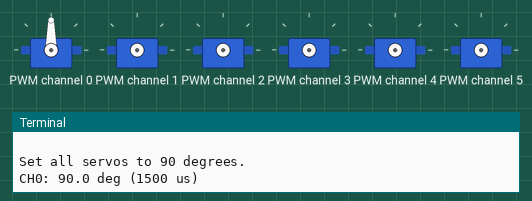
This program was run on a simulated Raspberry Pi (BCM pin numbers). Parts: 6 × servo, the last lines printed to the terminal. Servo angles are drawn from the pulse width (0.5 ms = 0°, 2.5 ms = 180°). At 21.8 s the program stops and its outputs stay as they are.

Above: at 0.15 s.
At 4.9 s:
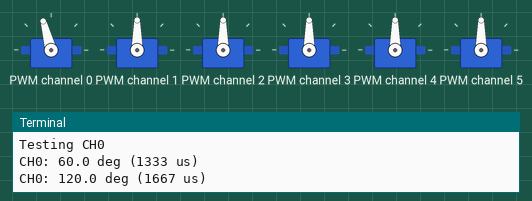
At 6.9 s:
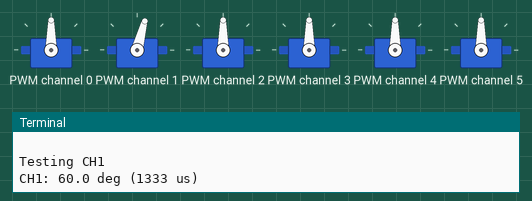
At 9.9 s:
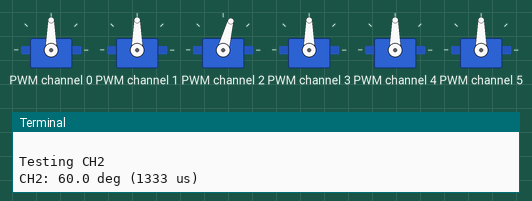
At 13.9 s:
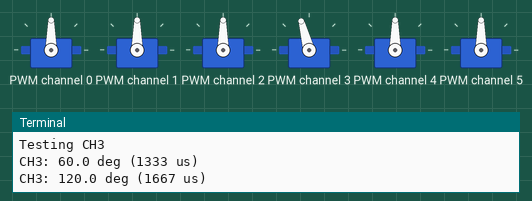
At 19.9 s:
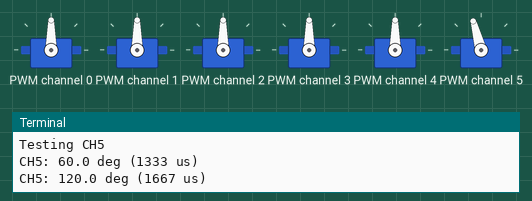
Timing chart, 0 to 22.3 s (numbered marks = the images above):
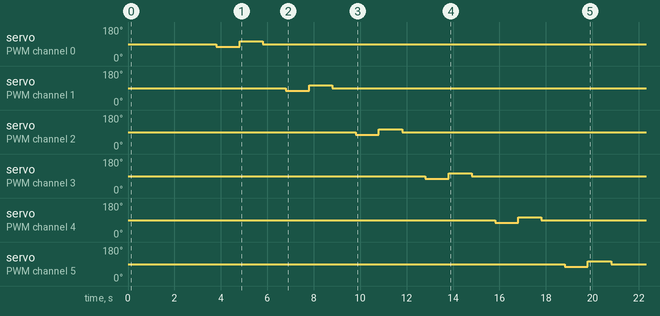

The program:

AI-made_ope_check_sample.py
```python
import time
import board
import busio
from adafruit_pca9685 import PCA9685

PCA9685_ADDRESS = 0x40
SERVO_CHANNELS = [0, 1, 2, 3, 4, 5]
SERVO_FREQUENCY = 50
MIN_PULSE_US = 1000
MAX_PULSE_US = 2000
TEST_ANGLES = [90, 60, 90, 120, 90]

i2c = busio.I2C(board.SCL, board.SDA)
pca = PCA9685(i2c, address=PCA9685_ADDRESS)
pca.frequency = SERVO_FREQUENCY

# 角度 → パルス幅 → PCA9685値
def angle_to_pulse_us(angle):
    # 安全のため角度を0～180に制限
    angle = max(0, min(180, angle))
    pulse_us = (MIN_PULSE_US + (MAX_PULSE_US - MIN_PULSE_US) * angle / 180)
    return pulse_us

def pulse_us_to_duty_cycle(pulse_us):
    # 50Hzの場合の1周期
    period_us = 1_000_000 / SERVO_FREQUENCY
    # 16bit PWM値へ変換
    duty = int(pulse_us / period_us * 65535)
    return duty

def set_servo_angle(channel, angle):
    pulse_us = angle_to_pulse_us(angle)
    duty = pulse_us_to_duty_cycle(pulse_us)
    pca.channels[channel].duty_cycle = duty
    print(f"CH{channel}: {angle:.1f} deg ({pulse_us:.0f} us)")

# サーボを停止
def stop_servo(channel):
    pca.channels[channel].duty_cycle = 0

# 全サーボを停止
def stop_all():
    for channel in SERVO_CHANNELS:
        stop_servo(channel)

# メイン
try:
    print("PCA9685 initialized.")
    print("Servo test start.")
    print()
    # まず全サーボを90度へ
    print("Set all servos to 90 degrees.")
    for channel in SERVO_CHANNELS:
        set_servo_angle(channel, 90)
        # 電流集中を避けるため少しずつ設定
        time.sleep(0.3)
    time.sleep(2)

    # 1軸ずつ動作確認
    for channel in SERVO_CHANNELS:
        print(f"\nTesting CH{channel}")
        # 60度
        set_servo_angle(channel, 60)
        time.sleep(1)
        # 120度
        set_servo_angle(channel, 120)
        time.sleep(1)
        # 90度
        set_servo_angle(channel, 90)
        time.sleep(1)
    print("\nTest completed.")
    # サーボ信号を停止
    stop_all()
except KeyboardInterrupt:
    print("\nInterrupted.")
finally:
    # 終了時にPWM停止
    stop_all()
    pca.deinit()
    print("PCA9685 deinitialized.")
```

Measured:
- by itself, servo on PWM channel 0: 90° → 75° at 3.8 s, → 105° 1.0 s later, → 90° 1.0 s later
- by itself, servo on PWM channel 1: 90° → 75° at 6.8 s, → 105° 1.0 s later, → 90° 1.0 s later
- by itself, servo on PWM channel 2: 90° → 75° at 9.8 s, → 105° 1.0 s later, → 90° 1.0 s later
- by itself, servo on PWM channel 3: 90° → 75° at 12.8 s, → 105° 1.0 s later, → 90° 1.0 s later
- by itself, servo on PWM channel 4: 90° → 75° at 15.8 s, → 105° 1.0 s later, → 90° 1.0 s later
- by itself, servo on PWM channel 5: 90° → 75° at 18.8 s, → 105° 1.0 s later, → 90° 1.0 s later
